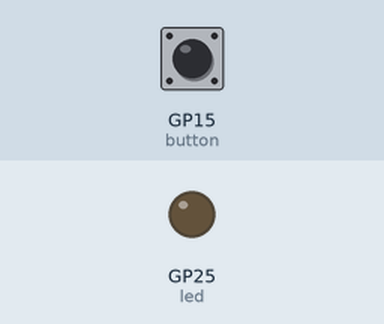
Recording of a program running on a simulated Raspberry Pi Pico running MicroPython. Shown: output pins drawn as LEDs (lit = HIGH). The inputs (shaded band) are chosen by the test bench; at power-on: GP15 (button) HIGH. Threads take turns every 2 ms; what the program prints to the serial console is not drawn.

Above: at 1.2 s.
1.3 s: GP15 (button) pulled LOW for 1 s
Timing chart, 0 to 10.3 s (numbered marks = the images above; inputs shaded):
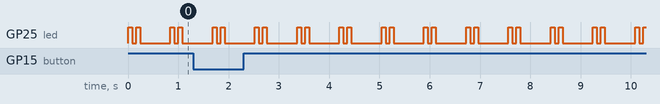

Measured:
- by itself, GP25 (led): repeats every 0.84 s: LOW 0.08 s, HIGH 0.08 s, LOW 0.60 s, HIGH 0.08 s

The program:

14_multicore_threading.py
```python
"""Lab 14: True Dual-Core Multithreading on RP2040 / RP2350 using _thread.

The Raspberry Pi Pico architecture features two 32-bit cores (Core 0 and Core 1).
MicroPython exposes this through the `_thread` module.
- Core 1 runs an independent heartbeat LED blinking thread.
- Core 0 runs a main task monitoring button inputs and calculating throughput.
"""
import _thread
from machine import Pin
from time import sleep_ms, ticks_diff, ticks_ms

# Thread synchronization flag
thread_running = True

def core1_heartbeat():
    """Worker task executed entirely on Core 1."""
    led = Pin("LED", Pin.OUT)
    print("[Core 1] Heartbeat task launched on secondary processor.")
    while thread_running:
        led.on()
        sleep_ms(80)
        led.off()
        sleep_ms(80)
        led.on()
        sleep_ms(80)
        led.off()
        sleep_ms(600)
    led.off()
    print("[Core 1] Thread stopping.")

print("Lab 14: Launching Core 1 background task...")
_thread.start_new_thread(core1_heartbeat, ())

# Main program running on Core 0
button = Pin(15, Pin.IN, Pin.PULL_UP)
cycle_count = 0
start_time = ticks_ms()

print("[Core 0] Main monitor running. Press button on GP15 or press Ctrl+C to exit.")

try:
    while True:
        cycle_count += 1
        btn_state = "PRESSED" if button.value() == 0 else "RELEASED"
        elapsed_sec = ticks_diff(ticks_ms(), start_time) / 1000.0

        if cycle_count % 10 == 0:
            print("[Core 0] Elapsed: {:.1f}s | Loops: {:6d} | Button GP15: {}".format(
                elapsed_sec, cycle_count, btn_state
            ))
        sleep_ms(100)

except KeyboardInterrupt:
    print("\nStopping threads...")
    thread_running = False
    sleep_ms(500)
    print("Dual-core demo complete.")
```
